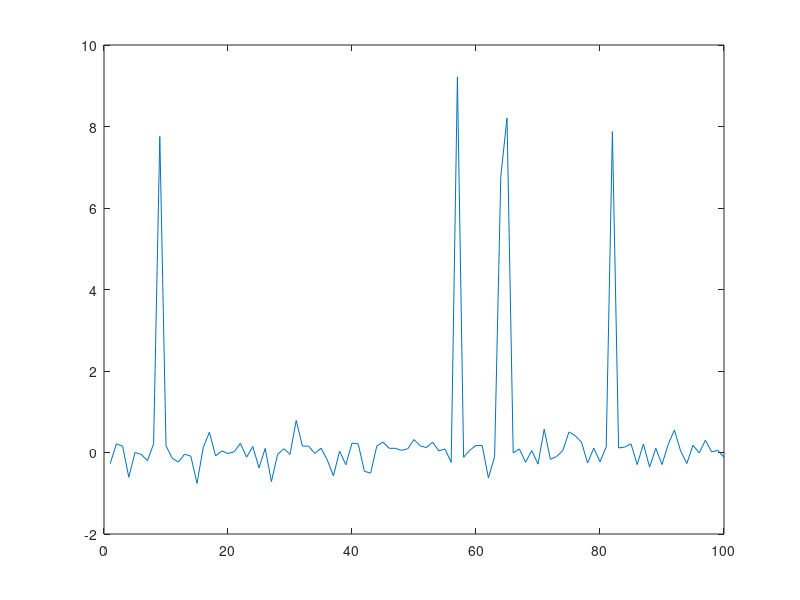

MATLAB code for this plot: (Note: this script raises an error after producing the figure.)
% Example of Gibbs sampler (Bayesian LASSO)
% Written by Dylan Green for M76X23
rng("default")
eta = .5;
N = 100;
N_M = 1000;
[A,~,~] = svd(rand(N));
physGrid = linspace(-pi,pi,N);
params.sig = 1;

f = @(X) 1/(2*eta)^2*exp(-1/eta*sum(abs(X),'all'));

fx = zeros(N,1);
fx(randi(N,[round(N/20) 1])) = 10;
fHat = A*fx + params.sig*randn(N,1);

x = zeros(N,N_M);
tausq = zeros(N,N_M);

x(:,1) = 1;
tausq(:,1) = 1;


for ii = 1:N_M
    Ginv = spdiags(1./(1/params.sig.^2 +...
        tausq(:,ii).^(-1)),0,N,N);
    Ginvchol = sqrt(Ginv.*(Ginv>0));

    x(:,ii+1) = Ginvchol * randn(N,1) + 1/params.sig.^2 * Ginv * A'*fHat;

    mu = sqrt(1./(x(:,ii+1).^2*eta^2));
    lambda = 1/eta^2;
    v = randn(N,1);
    y = v.^2;
    z = mu + mu.^2.*y/(2*lambda) - mu/(2*lambda).*sqrt(4*mu*lambda.*y+mu.^2.*y.^2);
    test_unif = rand(N,1);
    tausq(:,ii+1) = 1./z .* (test_unif<=mu./(mu+z)) + 1./(mu.^2./z) .* (test_unif>mu./(mu+z));

    %figure(1);plot(x(1,1:ii+1),x(2,1:ii+1),'.b');pause(0.1);
end

figure(1);plot(mean(x,2));hold on;
plot(lasso(A,fHat,'Lambda',params.sig^2/(N*eta),'Standardize',false));hold off;
legend('BL','Lasso');